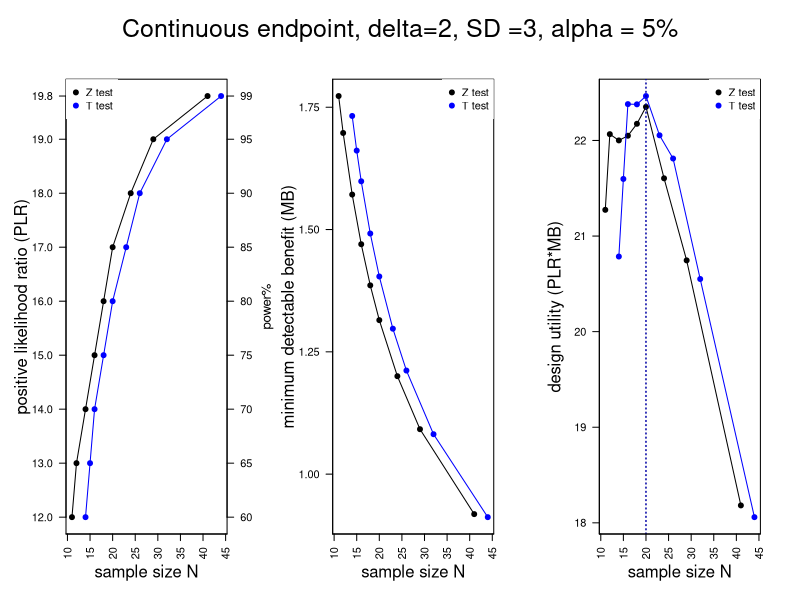

The R source for this figure:
###########################################################
#
# what: runs and visualizes the design utility U(N), defined as 
# U(N) = positive likelihood ratio X minimum detectable benefit 
# for the paired Z and T test designs
#
# when: V1.0 June 2026
#
# who: Fabio Rigat
#
# license: GNU General Public License v3.0
#
##########################################################

rm(list = ls())

mu_HC = 6
mu_TRT = 4

# effect size (not standardised)
delta = abs(mu_TRT - mu_HC)  #H0 : delta = 0 versus H1 : delta \neq 0
s = 3 #delta*2         # assumed SD of observations
est_s = s                 # estimated SD for the T test (can be different from the true s)
Sdelta = delta/s

alpha = 0.05
pwr = c(seq(.6,.9,.05),0.95,0.99)
beta = 1-pwr
lrp = pwr/alpha

# Z test ####################################################
# 2 sample paired Z test with same n in each group; this is size of each group
q1 = qnorm(p=1-alpha/2) 
q2 = qnorm(p=pwr) 
ns = round((((q1+q2)/Sdelta)^2))
Ncv = (s/sqrt(ns))*q1                                    # CV using N distribution, i.e. s known
######################################################

# T test (plug in true sd as estimated sd) #####################################################
nst = rep(NA,length(pwr)) 
for(i in 1:length(pwr)) nst[i]=ceiling(power.t.test(n=NULL, delta = delta, sd = est_s, sig.level = alpha,power = pwr[i],type = "paired",alternative = "two.sided")$n) #two.sample
Tcv = (est_s/sqrt(nst))*qt(p=1-alpha/2, df=(nst-1))  # CV using t distribution, i.e. s unknown
######################################################

U1 = lrp*Ncv # the net trt effect for diff in means is the difference itself
sU1 = sort(U1,index.return=T)

U1t = lrp*Tcv # the net trt effect for diff in means is the difference itself
sU1t = sort(U1t,index.return=T)

nstar = ns[U1==max(U1)]
ntstar = nst[U1t==max(U1t)]

OCs = rbind(c(nstar,ntstar),
c(pwr[U1==max(U1)],pwr[U1t==max(U1t)]))

 #print(OCs)
# example
#[1,] 18.0 20.0
#[2,]  0.8  0.8

dev.new()
par(mar=c(5,5,6,3),mfrow=c(1,3))
plot(ns,lrp,xlab="",ylab = "",main = "",pch=19,xlim = range(c(ns,nst)),yaxt="n",xaxt="n")
lines(ns,lrp)
lines(nst,lrp,col="blue")
points(nst,lrp,col="blue",pch=19)
mtext("power%",side=4,line=2.5,cex=0.8)
mtext("sample size N",side=1,line=2.5)
mtext("positive likelihood ratio (PLR)",side=2,line=2.75,cex=1)
axis(4,at=lrp,label=round(pwr*100),las=2)
axis(2,at=lrp,las=2)
axis(1,at=seq(0,200,5),las=2)
legend(box.lty=0,"topleft",pch=19,col=c("black","blue"),legend = c("Z test","T test"))
plot(ns,Ncv,xlab="",ylab = "",main = "",pch=19,xlim = range(c(ns,nst)),ylim=range(c(Ncv,Tcv)),yaxt="n",xaxt="n")
mtext("sample size N",side=1,line=2.5)
lines(ns,Ncv)
lines(nst,Tcv,col="blue")
points(nst,Tcv,pch=19,col="blue")
axis(2,at=seq(0,10,0.25),las=2)
legend(box.lty=0,"topright",pch=19,col=c("black","blue"),legend = c("Z test","T test"))
axis(1,at=seq(0,200,5),las=2)
mtext("minimum detectable benefit (MB)",side=2,line=2.75,cex=1)
plot(ns,U1,pch=19,xlab="",ylab="",main = "",xlim = range(c(ns,nst)),ylim=range(c(U1,U1t)),yaxt="n",xaxt="n")
mtext("sample size N",side=1,line=2.5)
lines(ns,U1)
lines(nst,U1t,col="blue")
points(nst,U1t,pch=19,col="blue")
axis(2,at=seq(0,50),las=2)
mtext(paste("Continuous endpoint, delta=",delta,", SD =",s,", alpha = ",100*alpha,"%",sep=""),side=3,line=-3,cex=1.5,outer=TRUE)
abline(v = ns[U1==max(U1)],col="black",lty=3)
abline(v = nst[U1t==max(U1t)],col="blue",lty=3)
legend(box.lty=0,"topright",pch=19,col=c("black","blue"),legend = c("Z test","T test"))
axis(1,at=seq(0,200,5),las=2)
mtext("design utility (PLR*MB)",side=2,line=2.75,cex=1)
######################################################
